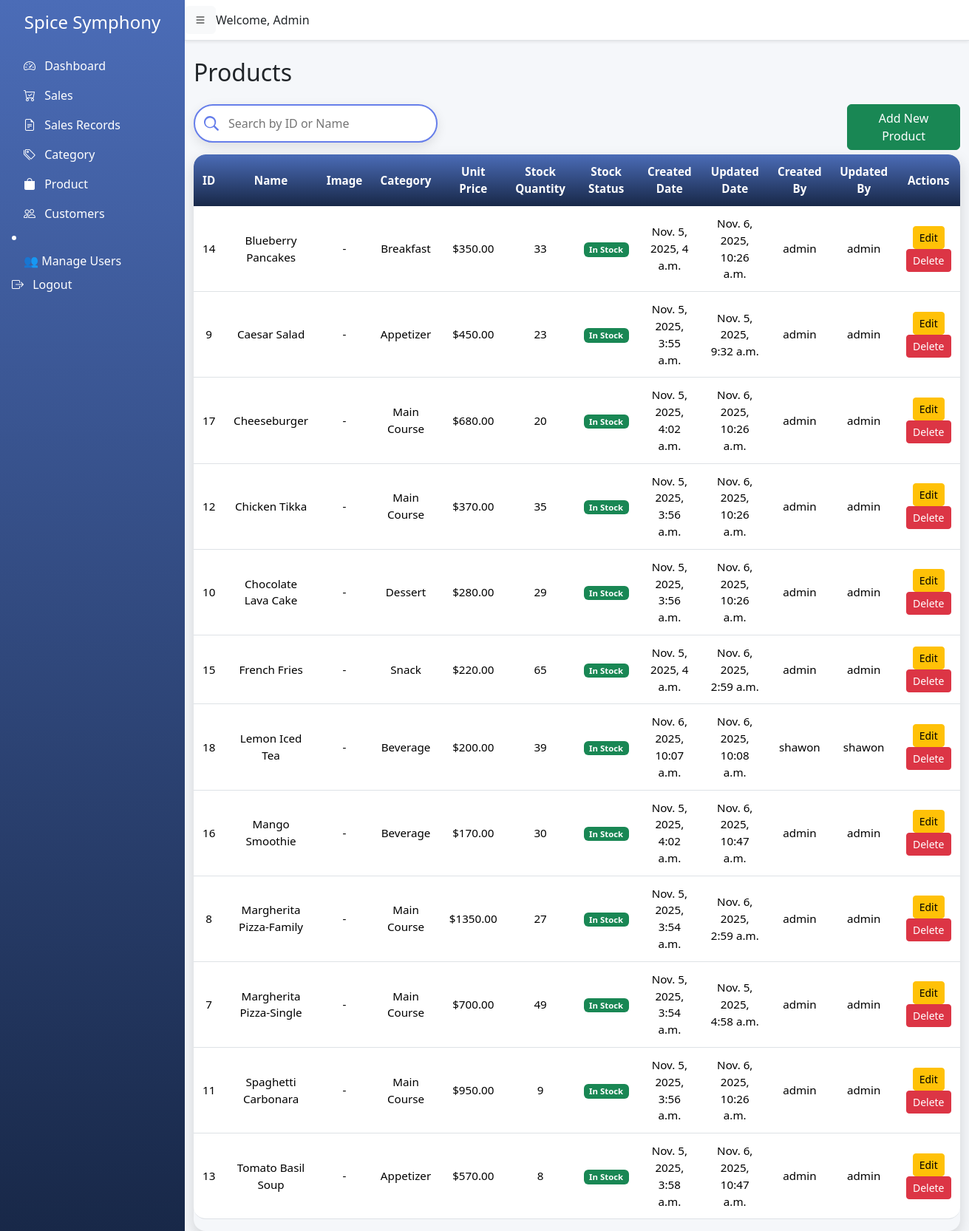
Screenshot of /products/ (signed in) with the database file from the repository.
### pos/models.py (models this page shows, shortened)
class Product(models.Model):
    name = models.CharField(max_length=150)
    image = models.ImageField(upload_to='products/', blank=True, null=True)
    category = models.ForeignKey(
        Category,
        on_delete=models.CASCADE,
        related_name='products'
    )
    unitprice = models.DecimalField(max_digits=10, decimal_places=2)
    stock_quantity = models.PositiveIntegerField(default=0)
    created_date = models.DateTimeField(auto_now_add=True)
    updated_date = models.DateTimeField(auto_now=True)
    created_by = models.ForeignKey(
        User,
        on_delete=models.SET_NULL,
        null=True,
        related_name='product_created_by'
    )
    updated_by = models.ForeignKey(
        User,
        on_delete=models.SET_NULL,
        null=True,
        related_name='product_updated_by'
    )
    class Meta:
        ordering = ['name']

class Category(models.Model):
    name = models.CharField(max_length=100, unique=True)
    created_date = models.DateTimeField(auto_now_add=True)
    updated_date = models.DateTimeField(auto_now=True)
    created_by = models.ForeignKey(
        User,
        on_delete=models.SET_NULL,
        null=True,
        related_name='category_created_by'
    )
    updated_by = models.ForeignKey(
        User,
        on_delete=models.SET_NULL,
        null=True,
        related_name='category_updated_by'
    )
    class Meta:
        verbose_name_plural = "Categories"
        ordering = ['name']

### pos/views.py (the view)
# urls.py: path('products/', views.product_list, name='product_list'),
@login_required
def product_list(request):
    search_query = request.GET.get('search', '')
    if search_query:
        products = Product.objects.filter(
            name__icontains=search_query
        )
    else:
        products = Product.objects.all()
    return render(request, 'pos/product_list.html', {'products': products, 'search_query': search_query})

### pos/templates/pos/product_list.html (shortened to what this page needs)
{% extends 'pos/base.html' %}
{% load static %}
{% block content %}
<h2 class="mb-4">Products</h2>
<div class="row">
    <div class="col-lg-4">
        <div class="mb-3">
    <input type="text" id="categorySearch" class="lu-search" placeholder="Search by ID or Name">
</div>
    </div>
    <div class="col-lg-4"></div>
    <div class="col-lg-2"></div>
    <div class="col-lg-2">
        <a href="{% url 'product_create' %}" class="btn btn-success">
               Add New Product
           </a>
    </div>
</div>
<div class="lu-table-wrapper">
    <table class="table lu-table" id="categoryTable">
        <thead>
                <tr>
                    <th>ID</th>
                    <th>Name</th>
                    <th>Image</th>
                    <th>Category</th>
                    <th>Unit Price</th>
                    <th>Stock Quantity</th>
                    <th>Stock Status</th>
                    <th>Created Date</th>
                    <th>Updated Date</th>
                    <th>Created By</th>
                    <th>Updated By</th>
                    <th>Actions</th>
                </tr>
        </thead>
 <tbody>
        {% for product in products %}
        <tr>
            <td>{{ product.id }}</td>
            <td>{{ product.name }}</td>
            <td>
                {% if product.image %}
                <img src="{{ product.image }}" alt="{{ product.name }}" width="50" height="50" style="border-radius:5px;">
                {% else %}
                -
                {% endif %}
            </td>
            <td>{{ product.category.name }}</td>
            <td>${{ product.unitprice }}</td>
            <td>{{ product.stock_quantity }}</td>
            <td>
                {% if product.stock_quantity == 0 %}
                    <span class="badge bg-danger">Out of Stock</span>
                {% elif product.stock_quantity <= 5 %}
                    <span class="badge bg-warning text-dark">Low Stock</span>
                {% else %}
                    <span class="badge bg-success">In Stock</span>
                {% endif %}
            </td>
            <td>{{ product.created_date }}</td>
            <td>{{ product.updated_date }}</td>
            <td>{{ product.created_by }}</td>
            <td>{{ product.updated_by }}</td>
            <td>
                <a href="{% url 'product_update' product.id %}" class="btn btn-warning btn-sm">Edit</a>
                <a href="{% url 'product_delete' product.id %}" class="btn btn-danger btn-sm"
                   onclick="return confirm('Are you sure you want to delete this product?');">Delete</a>
            </td>
        </tr>
        {% empty %}
        <tr><td colspan="9" class="text-center">No products found.</td></tr>
        {% endfor %}
    </tbody>
    </table>
</div>
{% endblock %}

### pos/static/css/style.css (style rules this page uses)
body { font-family: 'Segoe UI', sans-serif; background: #f5f7fa; }
.lu-search { width: 100%; padding: 12px 20px 12px 45px; border-radius: 30px; border: 2px solid #667eea; background: #fff; box-shadow: 0 5px 15px rgba(0,0,0,0.1); font-size: 1rem; transition: all 0.3s ease; outline: none; background-repeat: no-repeat; background-size: 20px; background-position: 12px center; }
.lu-table-wrapper { overflow-x: auto; border-radius: 1rem; box-shadow: 0 8px 20px rgba(0,0,0,0.15); border: none; }
.lu-table { border-collapse: separate; border-spacing: 0; width: 100%; min-width: 700px; font-size: 0.95rem; transition: all 0.3s ease; }
.lu-table thead th { background: linear-gradient(180deg, #4b6cb7, #182848) !important; color: #fff; font-weight: 600; text-align: center; vertical-align: middle; border: none; padding: 12px; transition: all 0.3s ease; }
.lu-table tbody td { background: #fff; padding: 12px; text-align: center; vertical-align: middle; transition: all 0.3s ease; }
.lu-table thead tr:first-child th:first-child { border-top-left-radius: 1rem; }
.lu-table thead tr:first-child th:last-child { border-top-right-radius: 1rem; }
.lu-table tbody tr:last-child td:first-child { border-bottom-left-radius: 1rem; }
.lu-table tbody tr:last-child td:last-child { border-bottom-right-radius: 1rem; }

### rows the page displays
Product: id "14", name "Blueberry Pancakes", category.name "Breakfast", unitprice "350.00", stock_quantity "33", shows "In Stock", created_date "Nov. 5, 2025, 4 a.m.", updated_date "Nov. 6, 2025, 10:26 a.m.", created_by "admin", updated_by "admin"
Product: id "9", name "Caesar Salad", category.name "Appetizer", unitprice "450.00", stock_quantity "23", shows "In Stock", created_date "Nov. 5, 2025, 3:55 a.m.", updated_date "Nov. 5, 2025, 9:32 a.m.", created_by "admin", updated_by "admin"
Product: id "17", name "Cheeseburger", category.name "Main Course", unitprice "680.00", stock_quantity "20", shows "In Stock", created_date "Nov. 5, 2025, 4:02 a.m.", updated_date "Nov. 6, 2025, 10:26 a.m.", created_by "admin", updated_by "admin"
Product: id "12", name "Chicken Tikka", category.name "Main Course", unitprice "370.00", stock_quantity "35", shows "In Stock", created_date "Nov. 5, 2025, 3:56 a.m.", updated_date "Nov. 6, 2025, 10:26 a.m.", created_by "admin", updated_by "admin"
Product: id "10", name "Chocolate Lava Cake", category.name "Dessert", unitprice "280.00", stock_quantity "29", shows "In Stock", created_date "Nov. 5, 2025, 3:56 a.m.", updated_date "Nov. 6, 2025, 10:26 a.m.", created_by "admin", updated_by "admin"
Product: id "15", name "French Fries", category.name "Snack", unitprice "220.00", stock_quantity "65", shows "In Stock", created_date "Nov. 5, 2025, 4 a.m.", updated_date "Nov. 6, 2025, 2:59 a.m.", created_by "admin", updated_by "admin"
Product: id "18", name "Lemon Iced Tea", category.name "Beverage", unitprice "200.00", stock_quantity "39", shows "In Stock", created_date "Nov. 6, 2025, 10:07 a.m.", updated_date "Nov. 6, 2025, 10:08 a.m.", created_by "shawon", updated_by "shawon"
Product: id "16", name "Mango Smoothie", category.name "Beverage", unitprice "170.00", stock_quantity "30", shows "In Stock", created_date "Nov. 5, 2025, 4:02 a.m.", updated_date "Nov. 6, 2025, 10:47 a.m.", created_by "admin", updated_by "admin"
Product: id "8", name "Margherita Pizza-Family", category.name "Main Course", unitprice "1350.00", stock_quantity "27", shows "In Stock", created_date "Nov. 5, 2025, 3:54 a.m.", updated_date "Nov. 6, 2025, 2:59 a.m.", created_by "admin", updated_by "admin"
Product: id "7", name "Margherita Pizza-Single", category.name "Main Course", unitprice "700.00", stock_quantity "49", shows "In Stock", created_date "Nov. 5, 2025, 3:54 a.m.", updated_date "Nov. 5, 2025, 4:58 a.m.", created_by "admin", updated_by "admin"
Product: id "11", name "Spaghetti Carbonara", category.name "Main Course", unitprice "950.00", stock_quantity "9", shows "In Stock", created_date "Nov. 5, 2025, 3:56 a.m.", updated_date "Nov. 6, 2025, 10:26 a.m.", created_by "admin", updated_by "admin"
Product: id "13", name "Tomato Basil Soup", category.name "Appetizer", unitprice "570.00", stock_quantity "8", shows "In Stock", created_date "Nov. 5, 2025, 3:58 a.m.", updated_date "Nov. 6, 2025, 10:47 a.m.", created_by "admin", updated_by "admin"
